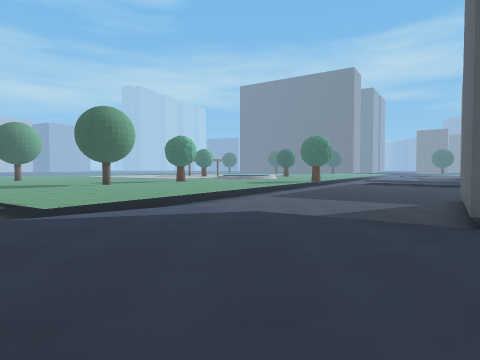
View 1 (above)

24 first-person views from a walk through a 3-D level made in the Godot game engine. The camera is 1.4 m above the floor, tilts 2° down and sees 75° across. The floor is counted in squares, 2 m on a side. Each view is taken from the middle of a square. On the plan, view 1 faces up. The plan holds only what a view shows up to about 10 squares ahead; the rest is blank. The place goes on beyond the plan.

View 2
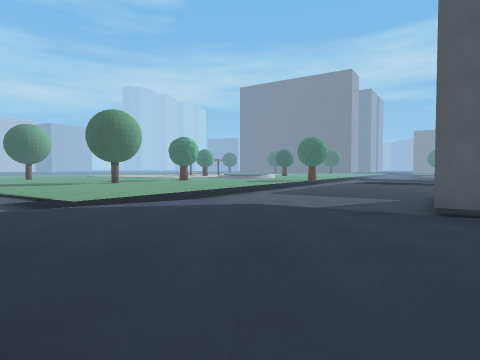

View 3
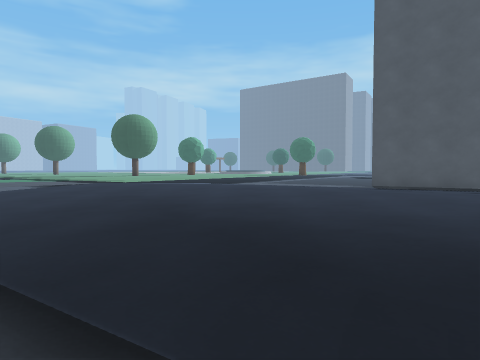

View 4
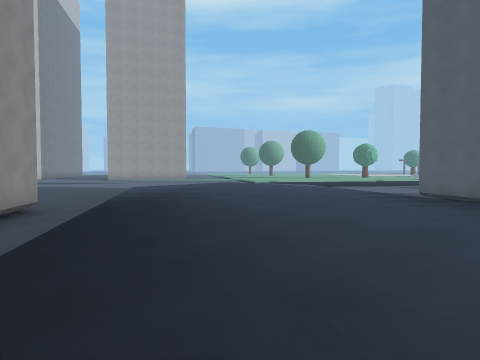

View 5
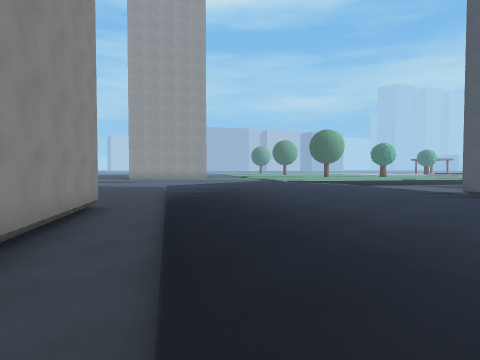

View 6
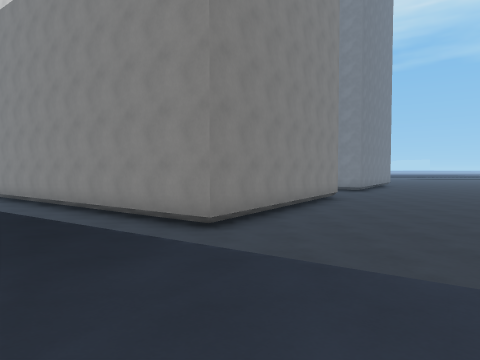

View 7
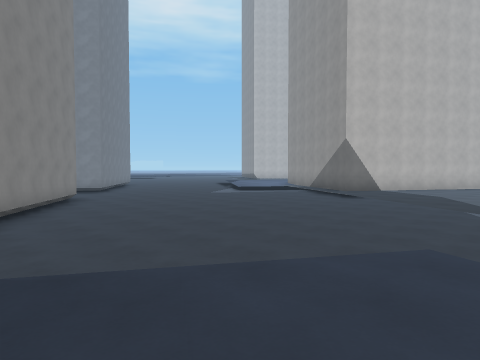

View 8
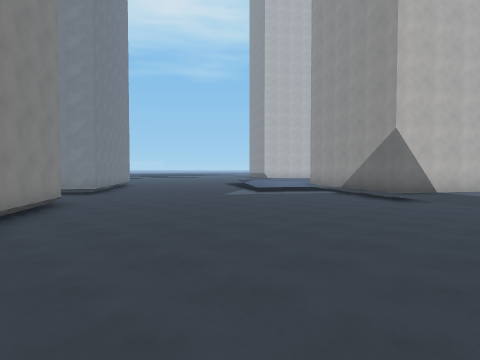

View 9
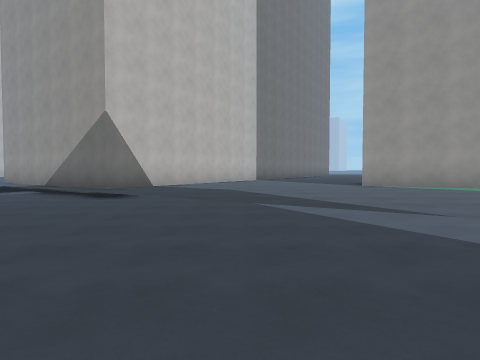

View 10
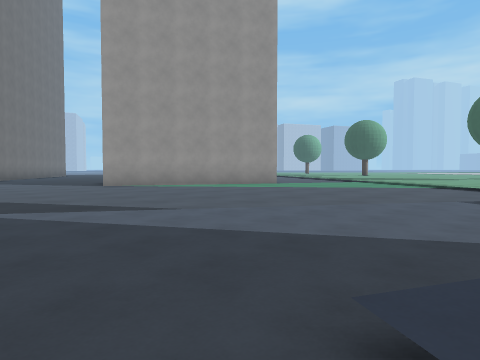

View 11
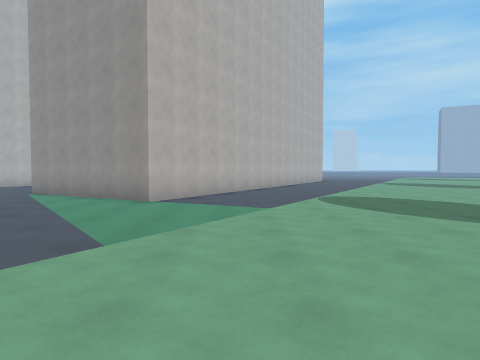

View 12
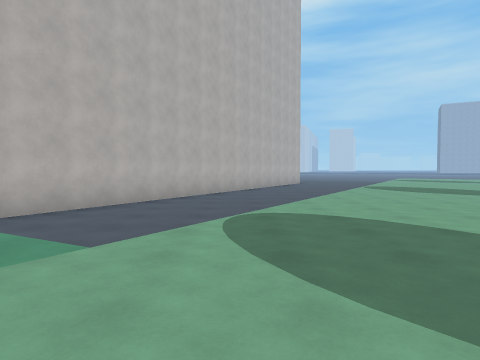

View 13
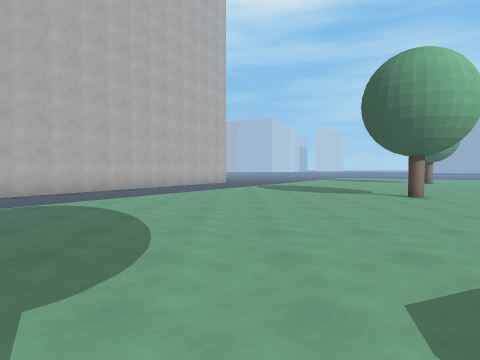

View 14
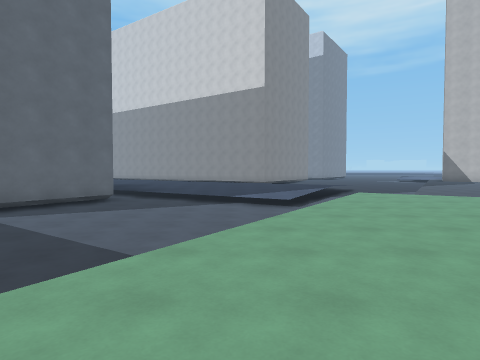

View 15
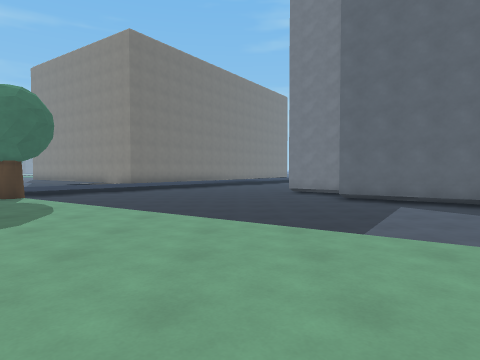

View 16
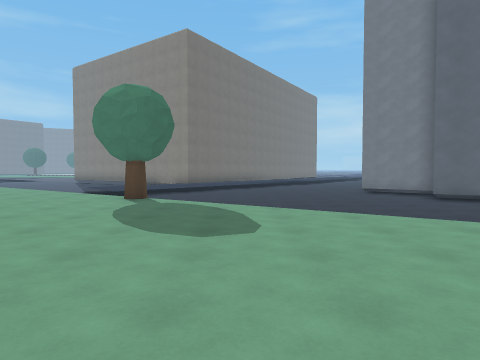

View 17
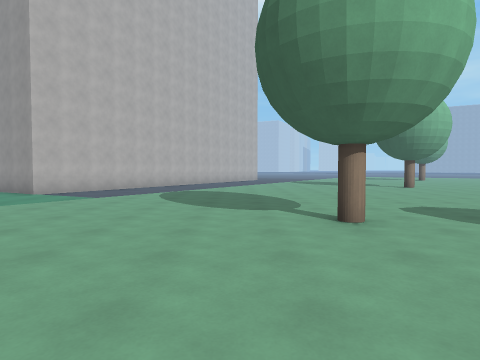

View 18
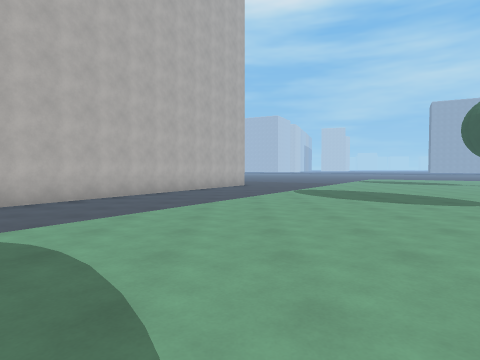

View 19
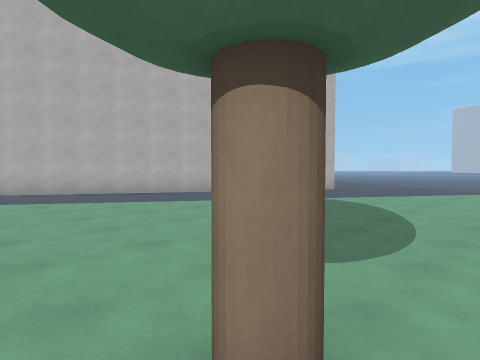

View 20
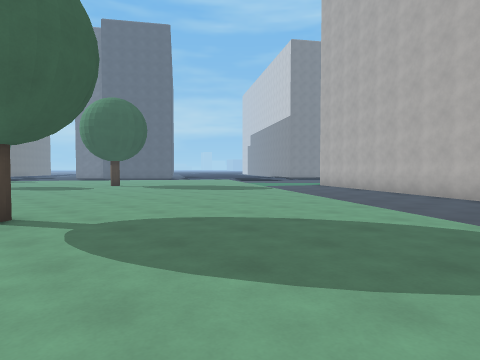

View 21
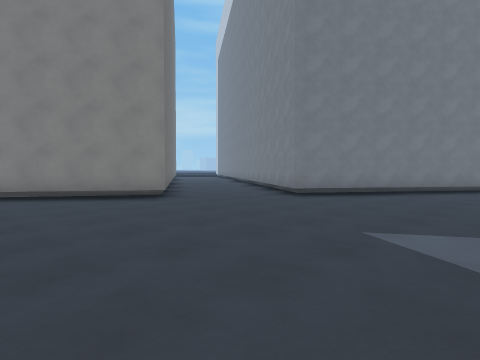

View 22
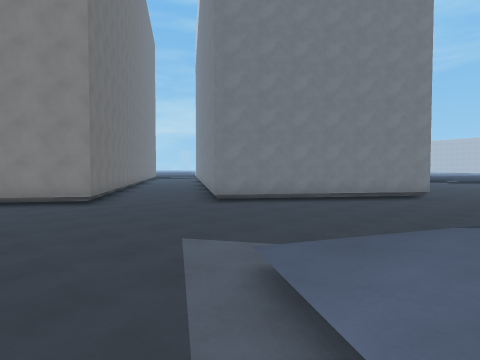

View 23
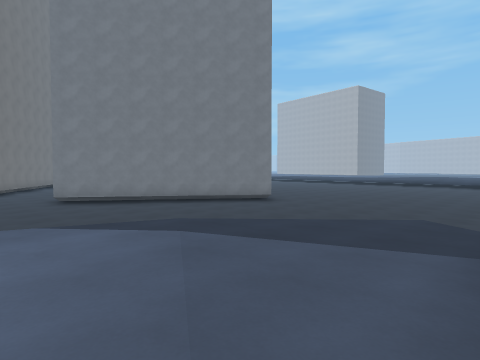

View 24
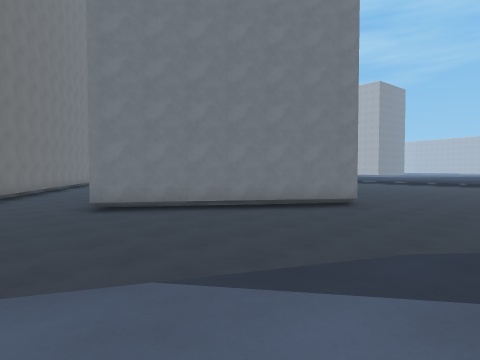

### Floor plan
Key: @ floor where view 1 was taken; # wall or solid block; . main floor; - floor 0.25 m lower than the main floor; _ floor 0.75 m lower than the main floor; / step, stairs or slope; = window, fence, low wall or low ledge.
Columns run from 19 left of view 1 to 7 right of it. Each row starts with its distance up from view 1.
 22    ..                  ...
 21 .. ....               .../
 20 .........            ..../
 19 .....#.....        .....#__
 18 .............     ...../ __
 17 .............    ....../ __
 16 /.............. ......=____
 15 -/.............. ....._____
 14 --//.........#......./_____
 13 ----/.............../______
 12 -----//............._______
 11 ##-----/...........=_______
 10  ##------/......../_______#
  9   ###------......./_______#
  8     ###-----/....=_______##
  7       ##-----//./_/_____##
  6       ##-----//=//-//___#
  5       #------/  _..--/_##
  4      ##------/  /....-//_#
  3      #------/__/......--/
  2    ---------___/........--
  1    --------/__/...........
  0     ------/___/--..@......
 -1     ------_____/--........
 -2     -----/_______/--.......
 -3     ##--/_________//-......
 -4      ##-/_________/_/--....
 -5      ##/_________###__/--..
 -6     ##/__________####__/--.
 -7     #-/_________##  ##__ /
 -8     #/_________##    ###_
 -9      --/_______#       ##
-10  ...../_______##
-11  ...../________###
-12  ....=___________#
-13  ...._______#___
-14  -../______###
-15   -/______##
-16   ________#
-17   _______##
-18   ______##
-19   _______
-20   _______

Where each view was taken, in squares from view 1:
view 1: 0 up, 0 right, facing up
view 2: 1 down, 0 right, facing up
view 3: 4 down, 0 right, facing up
view 4: 6 down, 7 right, facing up-left
view 5: 7 down, 6 right, facing up-left
view 6: 1 up, 2 left, facing down
view 7: 1 up, 2 left, facing down-left
view 8: 1 down, 3 left, facing down-left
view 9: 1 down, 5 left, facing left
view 10: 1 down, 5 left, facing up-left
view 11: 9 up, 4 left, facing left
view 12: 11 up, 7 left, facing left
view 13: 15 up, 6 left, facing left
view 14: 15 up, 0 right, facing down
view 15: 13 up, 3 left, facing right
view 16: 16 up, 3 left, facing right
view 17: 13 up, 2 left, facing left
view 18: 14 up, 9 left, facing left
view 19: 20 up, 13 left, facing down-left
view 20: 20 up, 19 left, facing down-right
view 21: 6 down, 12 left, facing down-right
view 22: 7 down, 14 left, facing down-right
view 23: 10 down, 18 left, facing down-right
view 24: 10 down, 15 left, facing down-right
